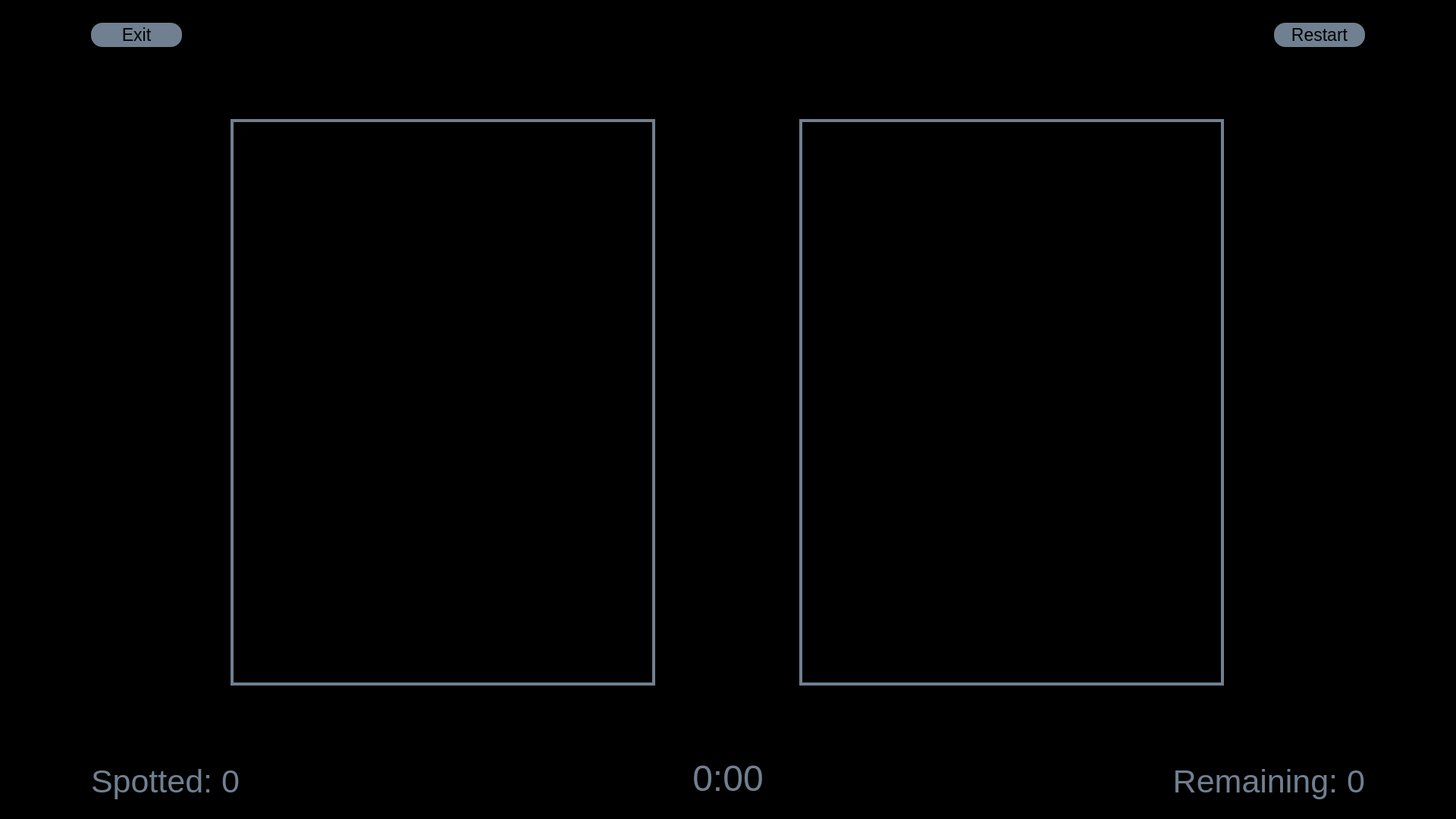
<?xml version="1.0" encoding="UTF-8"?>
<ui version="4.0">
 <class>SpotTheDiff</class>
 <widget class="QWidget" name="SpotTheDiff">
  <property name="geometry">
   <rect>
    <x>0</x>
    <y>0</y>
    <width>1920</width>
    <height>1080</height>
   </rect>
  </property>
  <property name="sizePolicy">
   <sizepolicy hsizetype="Preferred" vsizetype="Preferred">
    <horstretch>0</horstretch>
    <verstretch>0</verstretch>
   </sizepolicy>
  </property>
  <property name="minimumSize">
   <size>
    <width>1920</width>
    <height>1080</height>
   </size>
  </property>
  <property name="maximumSize">
   <size>
    <width>16777215</width>
    <height>16777215</height>
   </size>
  </property>
  <property name="windowTitle">
   <string>Form</string>
  </property>
  <property name="autoFillBackground">
   <bool>false</bool>
  </property>
  <property name="styleSheet">
   <string notr="true">background-color: black
</string>
  </property>
  <layout class="QVBoxLayout" name="verticalLayout">
   <item>
    <widget class="QStackedWidget" name="stackedWidget">
     <widget class="QWidget" name="Game">
      <layout class="QVBoxLayout" name="verticalLayout_2">
       <item alignment="Qt::AlignHCenter">
        <widget class="QFrame" name="frame">
         <property name="sizePolicy">
          <sizepolicy hsizetype="Expanding" vsizetype="Expanding">
           <horstretch>0</horstretch>
           <verstretch>0</verstretch>
          </sizepolicy>
         </property>
         <property name="minimumSize">
          <size>
           <width>1700</width>
           <height>50</height>
          </size>
         </property>
         <property name="maximumSize">
          <size>
           <width>16777215</width>
           <height>50</height>
          </size>
         </property>
         <property name="sizeIncrement">
          <size>
           <width>1</width>
           <height>1</height>
          </size>
         </property>
         <property name="frameShape">
          <enum>QFrame::StyledPanel</enum>
         </property>
         <property name="frameShadow">
          <enum>QFrame::Raised</enum>
         </property>
         <layout class="QHBoxLayout" name="horizontalLayout_2">
          <item alignment="Qt::AlignLeft|Qt::AlignVCenter">
           <widget class="QPushButton" name="homeButton">
            <property name="sizePolicy">
             <sizepolicy hsizetype="Expanding" vsizetype="Expanding">
              <horstretch>0</horstretch>
              <verstretch>0</verstretch>
             </sizepolicy>
            </property>
            <property name="minimumSize">
             <size>
              <width>120</width>
              <height>32</height>
             </size>
            </property>
            <property name="maximumSize">
             <size>
              <width>120</width>
              <height>32</height>
             </size>
            </property>
            <property name="font">
             <font>
              <pointsize>17</pointsize>
             </font>
            </property>
            <property name="styleSheet">
             <string notr="true">QPushButton#homeButton { 
	background-color: slategrey; 
	border-radius: 15px;
	color: black; 
}

QPushButton#homeButton:hover { 
	background-color: rgb(142, 158, 174); 
	border-radius: 15px;
	border: 2px solid slategrey;
}

</string>
            </property>
            <property name="text">
             <string>Exit</string>
            </property>
           </widget>
          </item>
          <item alignment="Qt::AlignRight|Qt::AlignVCenter">
           <widget class="QPushButton" name="restartButton">
            <property name="sizePolicy">
             <sizepolicy hsizetype="Minimum" vsizetype="Minimum">
              <horstretch>0</horstretch>
              <verstretch>0</verstretch>
             </sizepolicy>
            </property>
            <property name="minimumSize">
             <size>
              <width>120</width>
              <height>32</height>
             </size>
            </property>
            <property name="maximumSize">
             <size>
              <width>120</width>
              <height>32</height>
             </size>
            </property>
            <property name="font">
             <font>
              <pointsize>17</pointsize>
             </font>
            </property>
            <property name="styleSheet">
             <string notr="true">QPushButton#restartButton { 
	background-color: slategrey; 
	border-radius: 15px;
	color: black; 
}

QPushButton#restartButton:hover { 
	background-color: rgb(142, 158, 174); 
	border-radius: 15px;
	border: 2px solid slategrey;
}

</string>
            </property>
            <property name="text">
             <string>Restart</string>
            </property>
           </widget>
          </item>
         </layout>
        </widget>
       </item>
       <item alignment="Qt::AlignHCenter">
        <widget class="QFrame" name="imageFrame">
         <property name="minimumSize">
          <size>
           <width>1700</width>
           <height>0</height>
          </size>
         </property>
         <property name="frameShape">
          <enum>QFrame::StyledPanel</enum>
         </property>
         <property name="frameShadow">
          <enum>QFrame::Raised</enum>
         </property>
         <layout class="QHBoxLayout" name="horizontalLayout">
          <item alignment="Qt::AlignVCenter">
           <widget class="QGraphicsView" name="imageView">
            <property name="sizePolicy">
             <sizepolicy hsizetype="Minimum" vsizetype="Minimum">
              <horstretch>0</horstretch>
              <verstretch>0</verstretch>
             </sizepolicy>
            </property>
            <property name="minimumSize">
             <size>
              <width>560</width>
              <height>747</height>
             </size>
            </property>
            <property name="maximumSize">
             <size>
              <width>560</width>
              <height>747</height>
             </size>
            </property>
            <property name="styleSheet">
             <string notr="true">border: 4px solid slategrey;</string>
            </property>
            <property name="verticalScrollBarPolicy">
             <enum>Qt::ScrollBarAlwaysOff</enum>
            </property>
            <property name="horizontalScrollBarPolicy">
             <enum>Qt::ScrollBarAlwaysOff</enum>
            </property>
           </widget>
          </item>
          <item alignment="Qt::AlignVCenter">
           <widget class="QGraphicsView" name="diffView">
            <property name="sizePolicy">
             <sizepolicy hsizetype="Minimum" vsizetype="Fixed">
              <horstretch>0</horstretch>
              <verstretch>0</verstretch>
             </sizepolicy>
            </property>
            <property name="minimumSize">
             <size>
              <width>560</width>
              <height>747</height>
             </size>
            </property>
            <property name="maximumSize">
             <size>
              <width>560</width>
              <height>747</height>
             </size>
            </property>
            <property name="styleSheet">
             <string notr="true">border: 4px solid slategrey;</string>
            </property>
            <property name="verticalScrollBarPolicy">
             <enum>Qt::ScrollBarAlwaysOff</enum>
            </property>
            <property name="horizontalScrollBarPolicy">
             <enum>Qt::ScrollBarAlwaysOff</enum>
            </property>
           </widget>
          </item>
         </layout>
        </widget>
       </item>
       <item alignment="Qt::AlignHCenter">
        <widget class="QFrame" name="infoFrame">
         <property name="minimumSize">
          <size>
           <width>1700</width>
           <height>68</height>
          </size>
         </property>
         <property name="maximumSize">
          <size>
           <width>16777215</width>
           <height>68</height>
          </size>
         </property>
         <property name="frameShape">
          <enum>QFrame::StyledPanel</enum>
         </property>
         <property name="frameShadow">
          <enum>QFrame::Raised</enum>
         </property>
         <layout class="QHBoxLayout" name="horizontalLayout_3">
          <item>
           <widget class="QLabel" name="SpottedLabel">
            <property name="minimumSize">
             <size>
              <width>280</width>
              <height>57</height>
             </size>
            </property>
            <property name="maximumSize">
             <size>
              <width>280</width>
              <height>57</height>
             </size>
            </property>
            <property name="font">
             <font>
              <pointsize>32</pointsize>
              <kerning>true</kerning>
             </font>
            </property>
            <property name="styleSheet">
             <string notr="true">color: slategrey;</string>
            </property>
            <property name="text">
             <string>Spotted: 0</string>
            </property>
            <property name="alignment">
             <set>Qt::AlignLeading|Qt::AlignLeft|Qt::AlignVCenter</set>
            </property>
           </widget>
          </item>
          <item alignment="Qt::AlignHCenter">
           <widget class="QLabel" name="TimerLabel">
            <property name="maximumSize">
             <size>
              <width>130</width>
              <height>50</height>
             </size>
            </property>
            <property name="font">
             <font>
              <pointsize>36</pointsize>
              <kerning>true</kerning>
             </font>
            </property>
            <property name="styleSheet">
             <string notr="true">color: slategrey;</string>
            </property>
            <property name="text">
             <string>0:00</string>
            </property>
            <property name="alignment">
             <set>Qt::AlignCenter</set>
            </property>
           </widget>
          </item>
          <item>
           <widget class="QLabel" name="RemainingLabel">
            <property name="minimumSize">
             <size>
              <width>280</width>
              <height>57</height>
             </size>
            </property>
            <property name="maximumSize">
             <size>
              <width>280</width>
              <height>57</height>
             </size>
            </property>
            <property name="font">
             <font>
              <pointsize>32</pointsize>
              <kerning>true</kerning>
             </font>
            </property>
            <property name="styleSheet">
             <string notr="true">color: slategrey;</string>
            </property>
            <property name="text">
             <string>Remaining: 0</string>
            </property>
            <property name="alignment">
             <set>Qt::AlignRight|Qt::AlignTrailing|Qt::AlignVCenter</set>
            </property>
           </widget>
          </item>
         </layout>
        </widget>
       </item>
      </layout>
     </widget>
    </widget>
   </item>
  </layout>
 </widget>
 <resources/>
 <connections/>
</ui>
